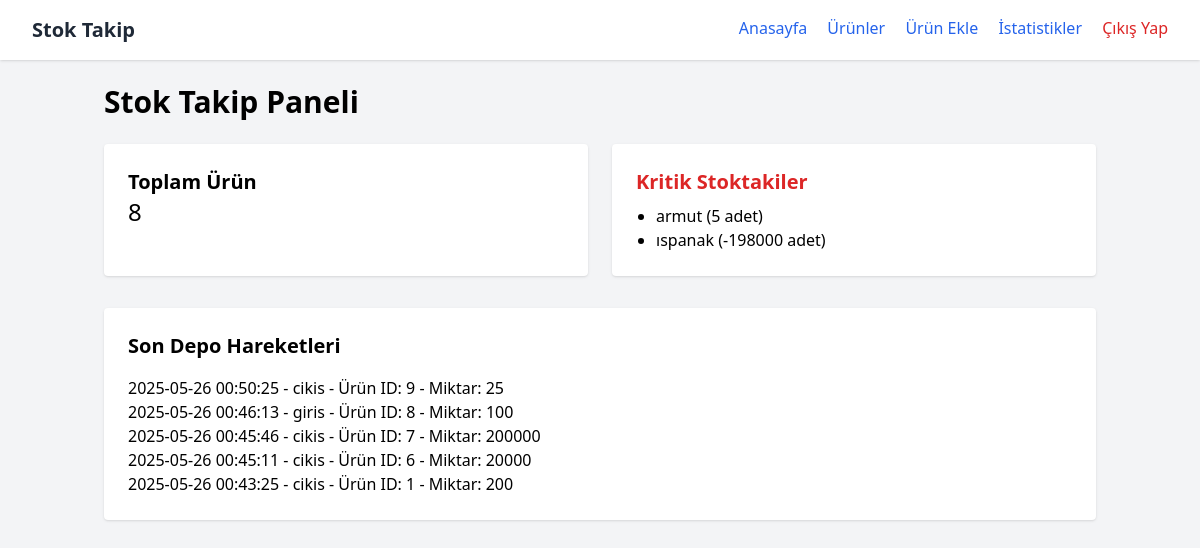
The page / (signed in) on the database its author committed.
### tables this page shows
CREATE TABLE urunler (
    id INTEGER PRIMARY KEY AUTOINCREMENT,
    ad TEXT NOT NULL,
    kategori TEXT NOT NULL,
    miktar INTEGER NOT NULL,
    fiyat REAL NOT NULL
);

CREATE TABLE depo_hareketleri (
    id INTEGER PRIMARY KEY AUTOINCREMENT,
    urun_id INTEGER NOT NULL,
    hareket_tipi TEXT NOT NULL,
    miktar INTEGER NOT NULL,
    tarih TEXT NOT NULL,
    FOREIGN KEY (urun_id) REFERENCES urunler(id)
);

### app.py (the view)
@app.route('/')
def index():
    if not session.get("logged_in"):
        return redirect(url_for('login'))
    db = get_db()
    kritik_urunler = db.execute("SELECT * FROM urunler WHERE miktar < 10").fetchall()
    urun_sayisi = db.execute("SELECT COUNT(*) FROM urunler").fetchone()[0]
    hareketler = db.execute("SELECT * FROM depo_hareketleri ORDER BY tarih DESC LIMIT 5").fetchall()
    return render_template('index.html', kritik_urunler=kritik_urunler, urun_sayisi=urun_sayisi, hareketler=hareketler)

### app.py (called while the page is built)
def get_db():
    conn = sqlite3.connect(app.config['DATABASE'])
    conn.row_factory = sqlite3.Row
    return conn

### templates/index.html (shortened to what this page needs)
<!DOCTYPE html>
<html lang="tr">
<head>
  <script src="https://cdn.tailwindcss.com"></script>
</head>
<body class="bg-gray-100">
  <nav class="bg-white shadow px-8 py-4 flex justify-between">
    <div class="text-xl font-bold text-gray-800">Stok Takip</div>
    <div class="space-x-4">
      <a href="{{ url_for('index') }}" class="text-blue-600 hover:underline">Anasayfa</a>
      <a href="{{ url_for('urunler') }}" class="text-blue-600 hover:underline">Ürünler</a>
      <a href="{{ url_for('urun_ekle') }}" class="text-blue-600 hover:underline">Ürün Ekle</a>
      <a href="{{ url_for('istatistikler') }}" class="text-blue-600 hover:underline">İstatistikler</a>
      <a href="{{ url_for('logout') }}" class="text-red-600 hover:underline">Çıkış Yap</a>
    </div>
  </nav>
  <div class="container mx-auto px-4 py-6">
    <h1 class="text-3xl font-bold mb-6">Stok Takip Paneli</h1>
    <div class="grid grid-cols-2 gap-6 mb-8">
      <div class="bg-white p-6 rounded shadow">
        <h2 class="text-xl font-semibold">Toplam Ürün</h2>
        <p class="text-2xl">{{ urun_sayisi }}</p>
      </div>
      <div class="bg-white p-6 rounded shadow">
        <h2 class="text-xl font-semibold text-red-600">Kritik Stoktakiler</h2>
        <ul class="list-disc ml-5 mt-2">
          {% for urun in kritik_urunler %}
          <li>{{ urun.ad }} ({{ urun.miktar }} adet)</li>
          {% else %}
          <li>Tüm stoklar yeterli.</li>
          {% endfor %}
        </ul>
      </div>
    </div>
    <div class="bg-white p-6 rounded shadow">
      <h2 class="text-xl font-semibold mb-4">Son Depo Hareketleri</h2>
      <ul>
        {% for hareket in hareketler %}
          <li>{{ hareket.tarih }} - {{ hareket.hareket_tipi }} - Ürün ID: {{ hareket.urun_id }} - Miktar: {{ hareket.miktar }}</li>
        {% else %}
          <li>Henüz hareket yok.</li>
        {% endfor %}
      </ul>
    </div>
  </div>
</body>
</html>

### rows shown on the page
urunler: ad "armut", miktar "5"
urunler: ad "ıspanak", miktar "-198000"
depo_hareketleri: tarih "2025-05-26 00:50:25", hareket_tipi "cikis", urun_id "9", miktar "25"
depo_hareketleri: tarih "2025-05-26 00:46:13", hareket_tipi "giris", urun_id "8", miktar "100"
depo_hareketleri: tarih "2025-05-26 00:45:46", hareket_tipi "cikis", urun_id "7", miktar "200000"
depo_hareketleri: tarih "2025-05-26 00:45:11", hareket_tipi "cikis", urun_id "6", miktar "20000"
depo_hareketleri: tarih "2025-05-26 00:43:25", hareket_tipi "cikis", urun_id "1", miktar "200"

### other values the page prints
{{ urun_sayisi }} "8"
